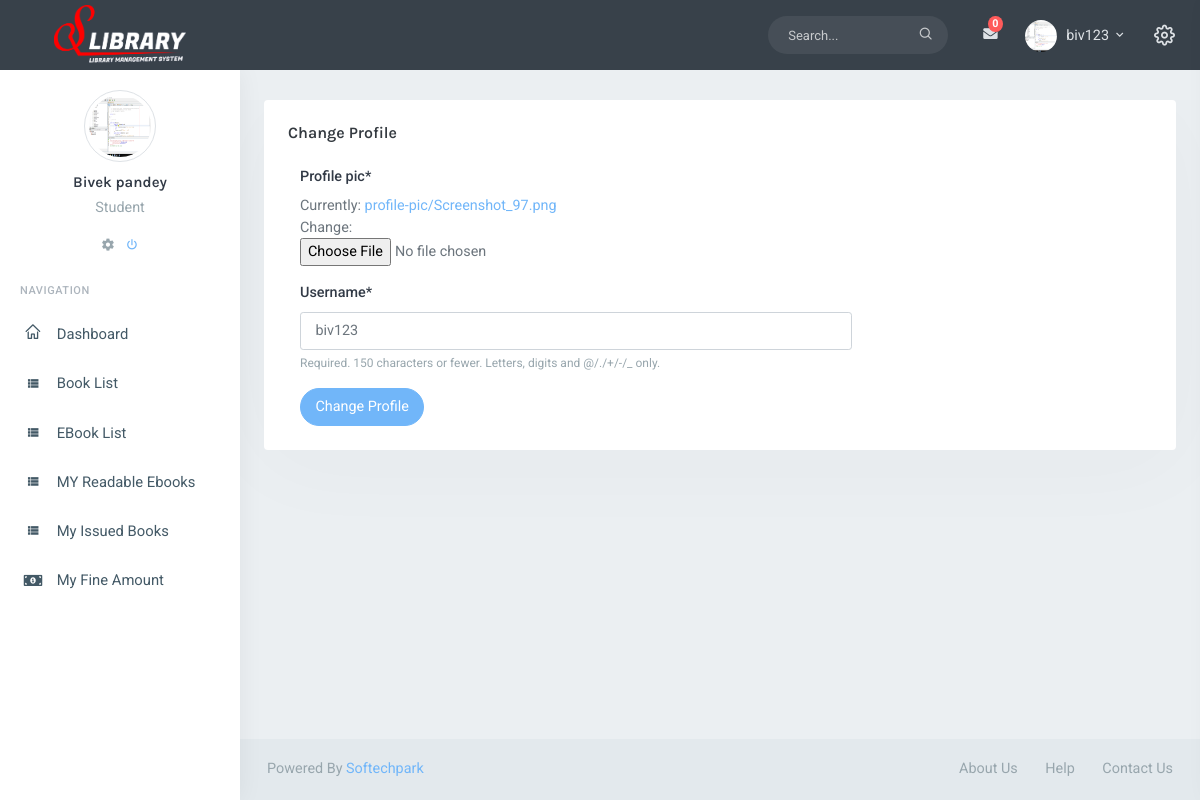
The page /account/change-profile/ (signed in) on the database its author committed.
### account/models.py (models this page shows)
class User(AbstractUser):
	CHOICES = (
        ('Librarian', 'Librarian'),
        ('Student', 'Student'),
        ('Admin', 'Admin'),
    )
	Role=models.CharField(max_length=20,
		choices=CHOICES,
		default='Student')
	profile_pic=models.ImageField(upload_to='profile-pic',
		default='profile-pic/user.jpg')
	barcode=models.ImageField(blank=True, null=True)
	contact=models.CharField(max_length=100)
	is_active=models.BooleanField(default=False)

### account/views.py (the view, shortened to what this page needs)
# urls.py: path('change-profile/', views.ChangeProfile, name='change-profile'),
@login_required
def ChangeProfile(request):
	if request.user.Role=='Student' or request.user.Role=="Librarian":
		if request.method == 'POST':
			form1 = StdLibProfileForm(request.POST, request.FILES,
				instance=request.user)
			if form1.is_valid():
				form1.save()
				messages.success(request, f'Profile Changed Successfully')
				return redirect('profile')
		else:
			form1 = StdLibProfileForm(instance=request.user)
		return render(request, 'account/change-profile.html',
			{'form1': form1,
			})

### account/forms.py
class StdLibProfileForm(forms.ModelForm):
	class Meta:
		model=User
		fields=['profile_pic', 'username']

### operations/context_processors.py (called while the page is built)
def my_context_processor(request):
    if request.user.is_authenticated:
        count=Message.objects.filter(posted_to=request.user, read=False).count()
        msgs=Message.objects.filter(posted_to=request.user).order_by('Posted_on')[::-1]
        sent_msgs=Message.objects.filter(
            posted_by=request.user).order_by('Posted_on')[::-1]
        return {
            'count': count,
            'msgs':msgs,
            'sent_msgs':sent_msgs
        }
    return {}

def get_all_catagory(request):
    catagories=Catagory.objects.all().order_by('catagory')
    return {'catagories':catagories}

def issue_requests(request):
    issue_requests=EbookRequest.objects.all().count()
    return {'issue_requests':issue_requests}

### account/templates/account/change-profile.html (shortened to what this page needs)
{%extends 'operations/index.html'%}
{% load crispy_forms_tags %}
{% block content%}
<div class="container-fluid">
	<div class="row">
		<div class="col-xl-12">
			<div class="card-box">
				<h4 class="header-title mt-0 mb-3">Change Profile</h4>
				<form action="{% url 'change-profile' %}" method="POST" class="col-lg-8" enctype="multipart/form-data" onsubmit="">
					{{form1|crispy}}
					<button class="btn btn-primary btn-rounded waves-effect waves-light">Change Profile</button>
				</form>
			</div>
		</div>
	</div>
	{%endblock%}

### operations/templates/operations/index.html (shortened to what this page needs)
{% load static %}
<!DOCTYPE html>
<html lang="en">
<head>
    <link href="{% static 'assets/libs/custombox/custombox.min.css' %}" rel="stylesheet">
    <link href="{% static 'assets/libs/bootstrap-tagsinput/bootstrap-tagsinput.css' %}" rel="stylesheet" />
    <link href="{% static 'assets/libs/sweetalert2/sweetalert2.min.css' %}" rel="stylesheet" type="text/css" />
    <link href="{% static 'assets/css/bootstrap.min.css' %}" rel="stylesheet" type="text/css" />
    <link href="{% static 'assets/css/icons.min.css' %}" rel="stylesheet" type="text/css" />
    <link href="{% static 'assets/css/app.min.css' %}" rel="stylesheet" type="text/css" />
    <link href="{% static 'assets/libs/datatables/dataTables.bootstrap4.css' %}" rel="stylesheet" type="text/css" />
    <link href="{% static 'assets/libs/datatables/responsive.bootstrap4.css' %}" rel="stylesheet" type="text/css" />
    <link href="{% static 'assets/libs/datatables/buttons.bootstrap4.css' %}" rel="stylesheet" type="text/css" />
    <link href="{% static 'assets/libs/datatables/select.bootstrap4.css' %}" rel="stylesheet" type="text/css" />
    <link href="{% static 'assets/libs/sweetalert2/sweetalert2.min.css' %}" rel="stylesheet" type="text/css" />
</head>
<body class="topbar-dark">
    <div id="wrapper">
        <div class="navbar-custom navbar-custom-dark">
            <ul class="list-unstyled topnav-menu float-right mb-0">
                <li class="d-none d-sm-block">
                    <form class="app-search" method="POST" action="{% url 'search' %}">
                        <div class="app-search-box">
                            <div class="input-group">
                                <input type="text" class="form-control" placeholder="Search..." name="qs">
                                <div class="input-group-append">
                                    <button class="btn" type="submit">
                                        <i class="fe-search"></i>
                                    </button>
                                </div>
                            </div>
                        </div>
                    </form>
                </li>
                {% if request.user.Role == 'Student'%}
                <li class="dropdown notification-list">
                    <a href="{% url 'view-message' %}" role="button" class="nav-link dropdown-toggle  waves-effect" >
                        <i class="fas fa-envelope"></i>
                        <span class="badge badge-danger rounded-circle noti-icon-badge">{{count}}</span>
                    </a>
                </li>
                {% endif %}
                <li class="dropdown notification-list">
                    <a class="nav-link dropdown-toggle nav-user mr-0 waves-effect" data-toggle="dropdown" href="#" role="button" aria-haspopup="false" aria-expanded="false">
                        <img src="{{request.user.profile_pic.url}}" alt="user-image" class="rounded-circle">
                        <span class="pro-user-name ml-1">
                            {{request.user.username}} <i class="mdi mdi-chevron-down"></i>
                        </span>
                    </a>
                </li>
                <li class="dropdown notification-list">
                    <a href="javascript:void(0);" class="nav-link right-bar-toggle waves-effect">
                        <i class="fe-settings noti-icon"></i>
                    </a>
                </li>
            </ul>
            <div class="logo-box">
                <a href="{% url 'home'%}" class="logo text-center">
                    <span class="logo-lg">
                        <img  src="{% static 'assets/images/slogo.png' %}" style="filter: brightness(400%);" alt="" height="60">
                    </span>
                </a>
            </div>
        </div>
        <div class="left-side-menu">
            <div class="slimscroll-menu">
                <div class="user-box text-center">
                    <img src="{{request.user.profile_pic.url}}" alt="user-img" title="Mat Helme" class="rounded-circle img-thumbnail avatar-lg">
                    <div class="dropdown">
                        <a href="#" class="text-dark dropdown-toggle h5 mt-2 mb-1 d-block" data-toggle="dropdown">{{request.user.first_name}} {{request.user.last_name}}</a>
                    </div>
                    <p class="text-muted">{{request.user.Role}}</p>
                    <ul class="list-inline">
                        <li class="list-inline-item">
                            <a href="#" class="text-muted">
                                <i class="mdi mdi-settings"></i>
                            </a>
                        </li>
                        <li class="list-inline-item">
                            <a href="#" class="text-custom">
                                <i class="mdi mdi-power"></i>
                            </a>
                        </li>
                    </ul>
                </div>
                {% include 'operations/sidebar.html' %}
            </div>
        </div>
        <div class="content-page">
            <div class="content">
                {% block content %}
                {% endblock %}
                <footer class="footer">
                    <div class="container-fluid">
                        <div class="row">
                            <div class="col-md-6">
                               Powered By <a href="https://softechpark.com/">Softechpark</a>
                           </div>
                           <div class="col-md-6">
                            <div class="text-md-right footer-links d-none d-sm-block">
                                <a href="javascript:void(0);">About Us</a>
                                <a href="javascript:void(0);">Help</a>
                                <a href="javascript:void(0);">Contact Us</a>
                            </div>
                        </div>
                    </div>
                </div>
            </footer>
        </div>
    </div>
</body>
</html>

### rows shown on the page
User: user.profile_pic (picture), user.username "biv123", user.first_name "Bivek", user.last_name "pandey", user.Role "Student", username "biv123"

### other values the page prints
{{ count }} "0"
